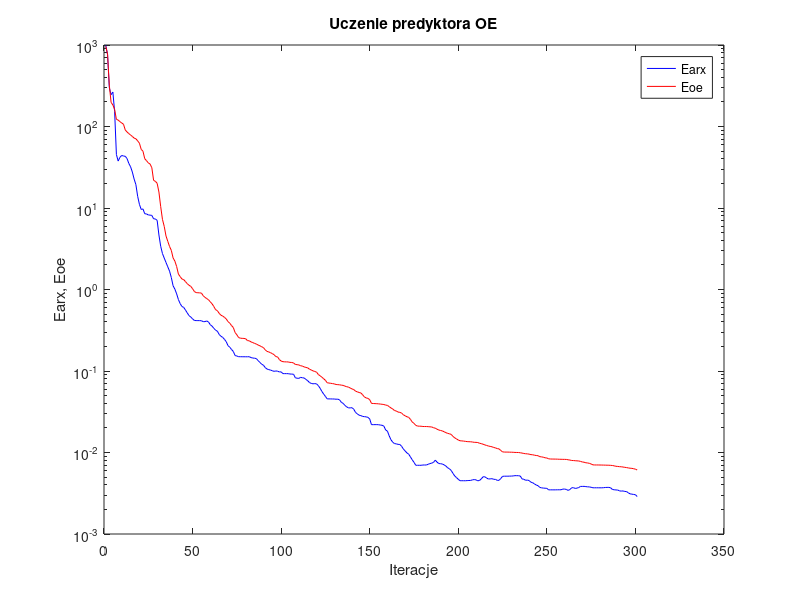
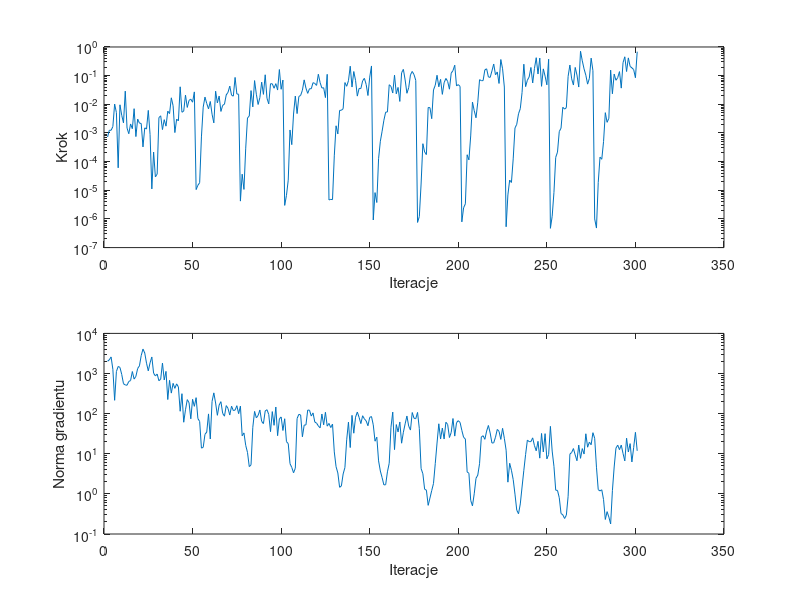

Here is the MATLAB script that generated these plots, in order:
%uczenie predyktora oe
clear all;
n=0; farx(n+1)=9.868261e+002; foe(n+1)=9.627800e+002; wspucz(n+1)=0.000000e+000; ng(n+1)=0.000000e+000;
%odnowa zmiennej metryki
n=1; farx(n+1)=7.675839e+002; foe(n+1)=7.736014e+002; krok(n+1)=7.240164e-004; ng(n+1)=2.024671e+003;
n=2; farx(n+1)=2.991325e+002; foe(n+1)=3.203181e+002; krok(n+1)=1.240093e-003; ng(n+1)=2.188897e+003;
n=3; farx(n+1)=2.457846e+002; foe(n+1)=1.976549e+002; krok(n+1)=1.237443e-003; ng(n+1)=2.591206e+003;
n=4; farx(n+1)=2.645667e+002; foe(n+1)=1.838186e+002; krok(n+1)=1.667309e-003; ng(n+1)=1.273775e+003;
n=5; farx(n+1)=1.521796e+002; foe(n+1)=1.621166e+002; krok(n+1)=1.021537e-002; ng(n+1)=2.149774e+002;
n=6; farx(n+1)=4.530862e+001; foe(n+1)=1.224247e+002; krok(n+1)=5.137451e-003; ng(n+1)=1.122045e+003;
n=7; farx(n+1)=3.765774e+001; foe(n+1)=1.199478e+002; krok(n+1)=6.076507e-005; ng(n+1)=1.500038e+003;
n=8; farx(n+1)=4.187503e+001; foe(n+1)=1.147304e+002; krok(n+1)=9.600724e-003; ng(n+1)=1.419687e+003;
n=9; farx(n+1)=4.413644e+001; foe(n+1)=1.104055e+002; krok(n+1)=4.153710e-003; ng(n+1)=9.511199e+002;
n=10; farx(n+1)=4.344924e+001; foe(n+1)=1.066461e+002; krok(n+1)=2.251271e-003; ng(n+1)=5.562289e+002;
n=11; farx(n+1)=4.309886e+001; foe(n+1)=9.067164e+001; krok(n+1)=2.876670e-002; ng(n+1)=5.199743e+002;
n=12; farx(n+1)=4.047851e+001; foe(n+1)=8.576767e+001; krok(n+1)=1.486486e-003; ng(n+1)=5.092940e+002;
n=13; farx(n+1)=3.525340e+001; foe(n+1)=8.181360e+001; krok(n+1)=9.396257e-004; ng(n+1)=6.355069e+002;
n=14; farx(n+1)=3.205479e+001; foe(n+1)=7.862736e+001; krok(n+1)=2.063028e-003; ng(n+1)=6.679146e+002;
n=15; farx(n+1)=2.760632e+001; foe(n+1)=7.549343e+001; krok(n+1)=1.407851e-003; ng(n+1)=1.121118e+003;
n=16; farx(n+1)=2.266436e+001; foe(n+1)=7.204588e+001; krok(n+1)=7.032104e-003; ng(n+1)=7.267293e+002;
n=17; farx(n+1)=1.935378e+001; foe(n+1)=7.075212e+001; krok(n+1)=7.476124e-004; ng(n+1)=8.499349e+002;
n=18; farx(n+1)=1.391175e+001; foe(n+1)=6.663682e+001; krok(n+1)=3.065383e-003; ng(n+1)=1.334869e+003;
n=19; farx(n+1)=1.107750e+001; foe(n+1)=6.232899e+001; krok(n+1)=2.201622e-003; ng(n+1)=1.551680e+003;
n=20; farx(n+1)=9.597630e+000; foe(n+1)=5.238848e+001; krok(n+1)=2.141344e-003; ng(n+1)=2.798150e+003;
n=21; farx(n+1)=9.740125e+000; foe(n+1)=4.974924e+001; krok(n+1)=3.259007e-004; ng(n+1)=4.067070e+003;
n=22; farx(n+1)=8.502244e+000; foe(n+1)=4.022591e+001; krok(n+1)=1.505777e-003; ng(n+1)=3.244424e+003;
n=23; farx(n+1)=8.458142e+000; foe(n+1)=3.807900e+001; krok(n+1)=1.369522e-003; ng(n+1)=1.807823e+003;
n=24; farx(n+1)=8.217303e+000; foe(n+1)=3.578958e+001; krok(n+1)=6.130766e-003; ng(n+1)=1.165288e+003;
n=25; farx(n+1)=8.180826e+000; foe(n+1)=3.465070e+001; krok(n+1)=8.861138e-004; ng(n+1)=1.848319e+003;
%odnowa zmiennej metryki
n=26; farx(n+1)=8.111595e+000; foe(n+1)=3.119427e+001; krok(n+1)=1.115447e-005; ng(n+1)=2.582523e+003;
n=27; farx(n+1)=7.369770e+000; foe(n+1)=2.182586e+001; krok(n+1)=2.154098e-004; ng(n+1)=1.017442e+003;
n=28; farx(n+1)=7.338687e+000; foe(n+1)=2.124605e+001; krok(n+1)=2.941717e-005; ng(n+1)=8.693819e+002;
n=29; farx(n+1)=7.056639e+000; foe(n+1)=2.010367e+001; krok(n+1)=3.651596e-005; ng(n+1)=9.704067e+002;
n=30; farx(n+1)=4.671773e+000; foe(n+1)=1.570075e+001; krok(n+1)=3.442371e-003; ng(n+1)=6.608175e+002;
n=31; farx(n+1)=3.392832e+000; foe(n+1)=1.040521e+001; krok(n+1)=3.966104e-003; ng(n+1)=7.238306e+002;
n=32; farx(n+1)=2.761394e+000; foe(n+1)=7.253867e+000; krok(n+1)=1.310706e-003; ng(n+1)=1.822195e+003;
n=33; farx(n+1)=2.428887e+000; foe(n+1)=5.944580e+000; krok(n+1)=2.909519e-003; ng(n+1)=6.914689e+002;
n=34; farx(n+1)=2.145831e+000; foe(n+1)=4.536589e+000; krok(n+1)=1.728033e-003; ng(n+1)=1.130923e+003;
n=35; farx(n+1)=1.898118e+000; foe(n+1)=3.902026e+000; krok(n+1)=5.770731e-003; ng(n+1)=2.246814e+002;
n=36; farx(n+1)=1.681017e+000; foe(n+1)=3.371799e+000; krok(n+1)=4.738412e-003; ng(n+1)=6.762319e+002;
n=37; farx(n+1)=1.402938e+000; foe(n+1)=3.022349e+000; krok(n+1)=1.685330e-002; ng(n+1)=3.249380e+002;
n=38; farx(n+1)=1.111041e+000; foe(n+1)=2.441197e+000; krok(n+1)=8.929289e-003; ng(n+1)=5.686557e+002;
n=39; farx(n+1)=1.010512e+000; foe(n+1)=2.228962e+000; krok(n+1)=1.031567e-003; ng(n+1)=4.268240e+002;
n=40; farx(n+1)=8.849380e-001; foe(n+1)=1.915157e+000; krok(n+1)=3.035901e-003; ng(n+1)=5.521295e+002;
n=41; farx(n+1)=7.530321e-001; foe(n+1)=1.546050e+000; krok(n+1)=2.647020e-003; ng(n+1)=4.613911e+002;
n=42; farx(n+1)=6.704713e-001; foe(n+1)=1.439499e+000; krok(n+1)=4.077788e-002; ng(n+1)=1.146266e+002;
n=43; farx(n+1)=6.187747e-001; foe(n+1)=1.345361e+000; krok(n+1)=5.274350e-003; ng(n+1)=3.140934e+002;
n=44; farx(n+1)=6.027702e-001; foe(n+1)=1.322066e+000; krok(n+1)=5.829556e-003; ng(n+1)=6.108116e+001;
n=45; farx(n+1)=5.591252e-001; foe(n+1)=1.248154e+000; krok(n+1)=2.091551e-002; ng(n+1)=1.248699e+002;
n=46; farx(n+1)=5.163138e-001; foe(n+1)=1.179917e+000; krok(n+1)=7.779251e-003; ng(n+1)=2.235962e+002;
n=47; farx(n+1)=4.780849e-001; foe(n+1)=1.126552e+000; krok(n+1)=1.370811e-002; ng(n+1)=1.875881e+002;
n=48; farx(n+1)=4.589495e-001; foe(n+1)=1.091799e+000; krok(n+1)=1.511435e-002; ng(n+1)=7.425600e+001;
n=49; farx(n+1)=4.363117e-001; foe(n+1)=1.022515e+000; krok(n+1)=1.184956e-002; ng(n+1)=2.276815e+002;
n=50; farx(n+1)=4.171271e-001; foe(n+1)=9.457018e-001; krok(n+1)=2.709456e-002; ng(n+1)=1.521734e+002;
%odnowa zmiennej metryki
n=51; farx(n+1)=4.153802e-001; foe(n+1)=9.161170e-001; krok(n+1)=1.057446e-005; ng(n+1)=2.501666e+002;
n=52; farx(n+1)=4.152017e-001; foe(n+1)=9.123723e-001; krok(n+1)=1.496279e-005; ng(n+1)=7.539301e+001;
n=53; farx(n+1)=4.150136e-001; foe(n+1)=9.093810e-001; krok(n+1)=1.835442e-005; ng(n+1)=6.377491e+001;
n=54; farx(n+1)=4.138132e-001; foe(n+1)=9.038619e-001; krok(n+1)=7.286945e-004; ng(n+1)=1.381059e+001;
n=55; farx(n+1)=4.032557e-001; foe(n+1)=8.395306e-001; krok(n+1)=7.981858e-003; ng(n+1)=1.448876e+001;
n=56; farx(n+1)=4.036553e-001; foe(n+1)=8.009663e-001; krok(n+1)=1.785641e-002; ng(n+1)=3.050025e+001;
n=57; farx(n+1)=4.113669e-001; foe(n+1)=7.731815e-001; krok(n+1)=1.063635e-002; ng(n+1)=3.474174e+001;
n=58; farx(n+1)=3.991452e-001; foe(n+1)=7.484574e-001; krok(n+1)=6.947618e-003; ng(n+1)=9.846053e+001;
n=59; farx(n+1)=3.697771e-001; foe(n+1)=7.055398e-001; krok(n+1)=1.254246e-002; ng(n+1)=2.333831e+001;
n=60; farx(n+1)=3.550533e-001; foe(n+1)=6.676908e-001; krok(n+1)=4.502543e-003; ng(n+1)=2.016263e+002;
n=61; farx(n+1)=3.342198e-001; foe(n+1)=6.183202e-001; krok(n+1)=2.249238e-003; ng(n+1)=3.293025e+002;
n=62; farx(n+1)=3.166779e-001; foe(n+1)=5.652790e-001; krok(n+1)=2.865057e-002; ng(n+1)=1.840276e+002;
n=63; farx(n+1)=3.079092e-001; foe(n+1)=5.501690e-001; krok(n+1)=1.121665e-002; ng(n+1)=9.090959e+001;
n=64; farx(n+1)=2.809834e-001; foe(n+1)=5.099621e-001; krok(n+1)=1.941426e-002; ng(n+1)=1.637437e+002;
n=65; farx(n+1)=2.671586e-001; foe(n+1)=4.840585e-001; krok(n+1)=5.637357e-003; ng(n+1)=1.988725e+002;
n=66; farx(n+1)=2.585654e-001; foe(n+1)=4.721148e-001; krok(n+1)=9.249437e-003; ng(n+1)=1.012393e+002;
n=67; farx(n+1)=2.447013e-001; foe(n+1)=4.553447e-001; krok(n+1)=1.004449e-002; ng(n+1)=8.637656e+001;
n=68; farx(n+1)=2.289033e-001; foe(n+1)=4.355862e-001; krok(n+1)=2.128042e-002; ng(n+1)=1.584971e+002;
n=69; farx(n+1)=2.045684e-001; foe(n+1)=4.037789e-001; krok(n+1)=2.610641e-002; ng(n+1)=1.349878e+002;
n=70; farx(n+1)=1.957438e-001; foe(n+1)=3.858764e-001; krok(n+1)=4.305393e-002; ng(n+1)=9.222025e+001;
n=71; farx(n+1)=1.835513e-001; foe(n+1)=3.608812e-001; krok(n+1)=2.079162e-002; ng(n+1)=1.533247e+002;
n=72; farx(n+1)=1.736461e-001; foe(n+1)=3.416694e-001; krok(n+1)=1.927372e-002; ng(n+1)=1.194076e+002;
n=73; farx(n+1)=1.547204e-001; foe(n+1)=2.965955e-001; krok(n+1)=8.662598e-002; ng(n+1)=1.227277e+002;
n=74; farx(n+1)=1.527580e-001; foe(n+1)=2.781357e-001; krok(n+1)=2.284436e-002; ng(n+1)=1.577742e+002;
n=75; farx(n+1)=1.498264e-001; foe(n+1)=2.570577e-001; krok(n+1)=2.243330e-002; ng(n+1)=9.986838e+001;
%odnowa zmiennej metryki
n=76; farx(n+1)=1.497619e-001; foe(n+1)=2.527745e-001; krok(n+1)=4.189792e-006; ng(n+1)=1.539722e+002;
n=77; farx(n+1)=1.496102e-001; foe(n+1)=2.514866e-001; krok(n+1)=3.646823e-005; ng(n+1)=2.799628e+001;
n=78; farx(n+1)=1.495639e-001; foe(n+1)=2.510389e-001; krok(n+1)=1.071362e-005; ng(n+1)=3.306742e+001;
n=79; farx(n+1)=1.494790e-001; foe(n+1)=2.485066e-001; krok(n+1)=2.952315e-004; ng(n+1)=1.617702e+001;
n=80; farx(n+1)=1.494317e-001; foe(n+1)=2.357078e-001; krok(n+1)=3.334617e-003; ng(n+1)=1.080718e+001;
n=81; farx(n+1)=1.498321e-001; foe(n+1)=2.348052e-001; krok(n+1)=3.902711e-003; ng(n+1)=4.780598e+000;
n=82; farx(n+1)=1.461221e-001; foe(n+1)=2.274814e-001; krok(n+1)=3.006981e-002; ng(n+1)=5.298719e+000;
n=83; farx(n+1)=1.442413e-001; foe(n+1)=2.232317e-001; krok(n+1)=8.130648e-003; ng(n+1)=4.564163e+001;
n=84; farx(n+1)=1.435730e-001; foe(n+1)=2.180074e-001; krok(n+1)=6.721749e-002; ng(n+1)=1.136546e+002;
n=85; farx(n+1)=1.420005e-001; foe(n+1)=2.142550e-001; krok(n+1)=2.243330e-002; ng(n+1)=7.869732e+001;
n=86; farx(n+1)=1.342220e-001; foe(n+1)=2.083561e-001; krok(n+1)=9.852969e-003; ng(n+1)=9.013476e+001;
n=87; farx(n+1)=1.273617e-001; foe(n+1)=2.039527e-001; krok(n+1)=1.725161e-002; ng(n+1)=1.232370e+002;
n=88; farx(n+1)=1.212148e-001; foe(n+1)=1.985591e-001; krok(n+1)=5.927401e-002; ng(n+1)=6.408920e+001;
n=89; farx(n+1)=1.178557e-001; foe(n+1)=1.937726e-001; krok(n+1)=2.223039e-002; ng(n+1)=5.649218e+001;
n=90; farx(n+1)=1.102300e-001; foe(n+1)=1.818994e-001; krok(n+1)=1.072012e-001; ng(n+1)=1.164746e+002;
n=91; farx(n+1)=1.057450e-001; foe(n+1)=1.741054e-001; krok(n+1)=1.625772e-002; ng(n+1)=1.255012e+002;
n=92; farx(n+1)=1.040851e-001; foe(n+1)=1.713481e-001; krok(n+1)=1.033570e-002; ng(n+1)=9.563912e+001;
n=93; farx(n+1)=1.026099e-001; foe(n+1)=1.677565e-001; krok(n+1)=5.213103e-002; ng(n+1)=3.556619e+001;
n=94; farx(n+1)=1.008014e-001; foe(n+1)=1.635573e-001; krok(n+1)=5.197516e-002; ng(n+1)=1.123833e+002;
n=95; farx(n+1)=9.907389e-002; foe(n+1)=1.586167e-001; krok(n+1)=3.631321e-002; ng(n+1)=5.114606e+001;
n=96; farx(n+1)=1.001294e-001; foe(n+1)=1.502315e-001; krok(n+1)=5.258261e-002; ng(n+1)=1.462700e+002;
n=97; farx(n+1)=9.945790e-002; foe(n+1)=1.488966e-001; krok(n+1)=3.144138e-002; ng(n+1)=2.821976e+001;
n=98; farx(n+1)=9.740700e-002; foe(n+1)=1.380179e-001; krok(n+1)=1.634459e-001; ng(n+1)=7.382803e+001;
n=99; farx(n+1)=9.756370e-002; foe(n+1)=1.325319e-001; krok(n+1)=3.345123e-002; ng(n+1)=8.281815e+001;
n=100; farx(n+1)=9.287892e-002; foe(n+1)=1.301892e-001; krok(n+1)=7.000904e-002; ng(n+1)=3.802146e+001;
%odnowa zmiennej metryki
n=101; farx(n+1)=9.286998e-002; foe(n+1)=1.295245e-001; krok(n+1)=2.969678e-006; ng(n+1)=7.461764e+001;
n=102; farx(n+1)=9.282640e-002; foe(n+1)=1.293900e-001; krok(n+1)=6.631510e-006; ng(n+1)=2.001787e+001;
n=103; farx(n+1)=9.273912e-002; foe(n+1)=1.291575e-001; krok(n+1)=2.253084e-005; ng(n+1)=1.794566e+001;
n=104; farx(n+1)=9.182060e-002; foe(n+1)=1.275918e-001; krok(n+1)=1.271814e-003; ng(n+1)=5.672690e+000;
n=105; farx(n+1)=9.165732e-002; foe(n+1)=1.273089e-001; krok(n+1)=3.909578e-004; ng(n+1)=4.564874e+000;
n=106; farx(n+1)=9.125181e-002; foe(n+1)=1.255711e-001; krok(n+1)=4.573216e-003; ng(n+1)=3.353943e+000;
n=107; farx(n+1)=8.266543e-002; foe(n+1)=1.203584e-001; krok(n+1)=1.939776e-002; ng(n+1)=4.357734e+000;
n=108; farx(n+1)=8.152820e-002; foe(n+1)=1.196203e-001; krok(n+1)=4.742276e-003; ng(n+1)=7.552944e+001;
n=109; farx(n+1)=8.124369e-002; foe(n+1)=1.186973e-001; krok(n+1)=1.881905e-002; ng(n+1)=9.627684e+001;
n=110; farx(n+1)=8.355821e-002; foe(n+1)=1.160459e-001; krok(n+1)=2.038894e-002; ng(n+1)=9.250053e+001;
n=111; farx(n+1)=8.260527e-002; foe(n+1)=1.148577e-001; krok(n+1)=3.096569e-002; ng(n+1)=2.647175e+001;
n=112; farx(n+1)=8.208068e-002; foe(n+1)=1.122494e-001; krok(n+1)=7.119534e-002; ng(n+1)=5.171555e+001;
n=113; farx(n+1)=7.878696e-002; foe(n+1)=1.106299e-001; krok(n+1)=3.651364e-002; ng(n+1)=5.239995e+001;
n=114; farx(n+1)=7.600344e-002; foe(n+1)=1.092675e-001; krok(n+1)=2.407667e-002; ng(n+1)=1.228588e+002;
n=115; farx(n+1)=7.216239e-002; foe(n+1)=1.052062e-001; krok(n+1)=3.497807e-002; ng(n+1)=1.217985e+002;
n=116; farx(n+1)=7.042907e-002; foe(n+1)=1.029475e-001; krok(n+1)=3.481722e-002; ng(n+1)=8.711170e+001;
n=117; farx(n+1)=6.959788e-002; foe(n+1)=1.003954e-001; krok(n+1)=5.695205e-002; ng(n+1)=1.041799e+002;
n=118; farx(n+1)=7.006197e-002; foe(n+1)=9.866080e-002; krok(n+1)=5.335388e-002; ng(n+1)=6.167099e+001;
n=119; farx(n+1)=6.948827e-002; foe(n+1)=9.687746e-002; krok(n+1)=4.568872e-002; ng(n+1)=5.809152e+001;
n=120; farx(n+1)=6.609906e-002; foe(n+1)=9.051207e-002; krok(n+1)=1.120145e-001; ng(n+1)=4.932866e+001;
n=121; farx(n+1)=6.139942e-002; foe(n+1)=8.738071e-002; krok(n+1)=5.694364e-002; ng(n+1)=4.420768e+001;
n=122; farx(n+1)=5.611503e-002; foe(n+1)=8.390940e-002; krok(n+1)=3.699775e-002; ng(n+1)=9.781030e+001;
n=123; farx(n+1)=5.213410e-002; foe(n+1)=8.035963e-002; krok(n+1)=3.783561e-002; ng(n+1)=5.258021e+001;
n=124; farx(n+1)=4.874891e-002; foe(n+1)=7.680261e-002; krok(n+1)=1.713076e-002; ng(n+1)=1.081568e+002;
n=125; farx(n+1)=4.550778e-002; foe(n+1)=7.173264e-002; krok(n+1)=1.111619e-001; ng(n+1)=4.882162e+001;
%odnowa zmiennej metryki
n=126; farx(n+1)=4.548061e-002; foe(n+1)=7.114906e-002; krok(n+1)=4.594495e-006; ng(n+1)=5.706974e+001;
n=127; farx(n+1)=4.544696e-002; foe(n+1)=7.064796e-002; krok(n+1)=4.811020e-006; ng(n+1)=4.496971e+001;
n=128; farx(n+1)=4.536951e-002; foe(n+1)=7.008086e-002; krok(n+1)=4.728179e-006; ng(n+1)=5.491268e+001;
n=129; farx(n+1)=4.533763e-002; foe(n+1)=6.947303e-002; krok(n+1)=1.592395e-004; ng(n+1)=1.112106e+001;
n=130; farx(n+1)=4.504414e-002; foe(n+1)=6.829938e-002; krok(n+1)=1.779752e-003; ng(n+1)=4.761364e+000;
n=131; farx(n+1)=4.514873e-002; foe(n+1)=6.800274e-002; krok(n+1)=9.232346e-004; ng(n+1)=3.326955e+000;
n=132; farx(n+1)=4.420427e-002; foe(n+1)=6.771525e-002; krok(n+1)=6.130766e-003; ng(n+1)=1.459183e+000;
n=133; farx(n+1)=4.121638e-002; foe(n+1)=6.705119e-002; krok(n+1)=6.192369e-003; ng(n+1)=1.576286e+000;
n=134; farx(n+1)=4.010006e-002; foe(n+1)=6.662082e-002; krok(n+1)=7.007869e-003; ng(n+1)=3.142105e+000;
n=135; farx(n+1)=3.780905e-002; foe(n+1)=6.522023e-002; krok(n+1)=5.730115e-002; ng(n+1)=4.533072e+000;
n=136; farx(n+1)=3.631746e-002; foe(n+1)=6.421542e-002; krok(n+1)=4.254539e-002; ng(n+1)=2.226806e+001;
n=137; farx(n+1)=3.525229e-002; foe(n+1)=6.340752e-002; krok(n+1)=6.677458e-002; ng(n+1)=6.138132e+001;
n=138; farx(n+1)=3.530370e-002; foe(n+1)=6.187685e-002; krok(n+1)=2.134155e-001; ng(n+1)=1.428236e+001;
n=139; farx(n+1)=3.545320e-002; foe(n+1)=6.025490e-002; krok(n+1)=4.002904e-002; ng(n+1)=9.064053e+001;
n=140; farx(n+1)=3.394316e-002; foe(n+1)=5.917271e-002; krok(n+1)=1.392836e-001; ng(n+1)=3.254263e+001;
n=141; farx(n+1)=3.102391e-002; foe(n+1)=5.653070e-002; krok(n+1)=6.864555e-002; ng(n+1)=8.160821e+001;
n=142; farx(n+1)=2.980647e-002; foe(n+1)=5.553916e-002; krok(n+1)=1.932256e-002; ng(n+1)=1.095204e+002;
n=143; farx(n+1)=2.869789e-002; foe(n+1)=5.447671e-002; krok(n+1)=3.582758e-002; ng(n+1)=8.080700e+001;
n=144; farx(n+1)=2.835218e-002; foe(n+1)=5.376809e-002; krok(n+1)=3.542231e-002; ng(n+1)=5.649128e+001;
n=145; farx(n+1)=2.770681e-002; foe(n+1)=5.110146e-002; krok(n+1)=6.589702e-002; ng(n+1)=8.856428e+001;
n=146; farx(n+1)=2.752882e-002; foe(n+1)=4.804795e-002; krok(n+1)=8.061847e-002; ng(n+1)=7.396911e+001;
n=147; farx(n+1)=2.737503e-002; foe(n+1)=4.673158e-002; krok(n+1)=4.904612e-002; ng(n+1)=6.563669e+001;
n=148; farx(n+1)=2.699168e-002; foe(n+1)=4.612259e-002; krok(n+1)=2.025137e-002; ng(n+1)=4.991907e+001;
n=149; farx(n+1)=2.576671e-002; foe(n+1)=4.445974e-002; krok(n+1)=8.877087e-002; ng(n+1)=8.077383e+001;
n=150; farx(n+1)=2.196010e-002; foe(n+1)=4.005196e-002; krok(n+1)=2.176076e-001; ng(n+1)=8.460190e+001;
%odnowa zmiennej metryki
n=151; farx(n+1)=2.196347e-002; foe(n+1)=3.993247e-002; krok(n+1)=9.198926e-007; ng(n+1)=5.261773e+001;
n=152; farx(n+1)=2.197684e-002; foe(n+1)=3.979614e-002; krok(n+1)=8.295367e-006; ng(n+1)=2.055647e+001;
n=153; farx(n+1)=2.197928e-002; foe(n+1)=3.971049e-002; krok(n+1)=3.744041e-006; ng(n+1)=2.592100e+001;
n=154; farx(n+1)=2.192772e-002; foe(n+1)=3.953448e-002; krok(n+1)=1.270414e-004; ng(n+1)=6.646633e+000;
n=155; farx(n+1)=2.172367e-002; foe(n+1)=3.930403e-002; krok(n+1)=5.143592e-004; ng(n+1)=3.713020e+000;
n=156; farx(n+1)=2.157212e-002; foe(n+1)=3.904679e-002; krok(n+1)=1.152461e-003; ng(n+1)=2.534817e+000;
n=157; farx(n+1)=2.104425e-002; foe(n+1)=3.878808e-002; krok(n+1)=2.778799e-003; ng(n+1)=1.674374e+000;
n=158; farx(n+1)=1.889456e-002; foe(n+1)=3.817504e-002; krok(n+1)=5.320104e-003; ng(n+1)=1.694514e+000;
n=159; farx(n+1)=1.827863e-002; foe(n+1)=3.787252e-002; krok(n+1)=5.402185e-003; ng(n+1)=3.548056e+000;
n=160; farx(n+1)=1.600636e-002; foe(n+1)=3.649264e-002; krok(n+1)=4.818488e-002; ng(n+1)=5.789821e+000;
n=161; farx(n+1)=1.433409e-002; foe(n+1)=3.520990e-002; krok(n+1)=4.219480e-002; ng(n+1)=4.586029e+001;
n=162; farx(n+1)=1.337380e-002; foe(n+1)=3.416595e-002; krok(n+1)=2.477353e-002; ng(n+1)=1.092532e+002;
n=163; farx(n+1)=1.285446e-002; foe(n+1)=3.271841e-002; krok(n+1)=1.041001e-001; ng(n+1)=1.267923e+001;
n=164; farx(n+1)=1.276925e-002; foe(n+1)=3.229354e-002; krok(n+1)=2.319637e-002; ng(n+1)=5.339109e+001;
n=165; farx(n+1)=1.258799e-002; foe(n+1)=3.134951e-002; krok(n+1)=3.882853e-002; ng(n+1)=3.496515e+001;
n=166; farx(n+1)=1.254353e-002; foe(n+1)=3.109739e-002; krok(n+1)=1.258748e-002; ng(n+1)=6.194272e+001;
n=167; farx(n+1)=1.192024e-002; foe(n+1)=3.047352e-002; krok(n+1)=1.261335e-001; ng(n+1)=1.832803e+001;
n=168; farx(n+1)=1.103346e-002; foe(n+1)=2.903176e-002; krok(n+1)=1.653712e-001; ng(n+1)=3.440963e+001;
n=169; farx(n+1)=1.044706e-002; foe(n+1)=2.821493e-002; krok(n+1)=7.045190e-002; ng(n+1)=5.573525e+001;
n=170; farx(n+1)=9.886290e-003; foe(n+1)=2.746311e-002; krok(n+1)=2.426108e-002; ng(n+1)=8.723411e+001;
n=171; farx(n+1)=9.536971e-003; foe(n+1)=2.698801e-002; krok(n+1)=3.783561e-002; ng(n+1)=4.896365e+001;
n=172; farx(n+1)=8.820931e-003; foe(n+1)=2.550555e-002; krok(n+1)=1.067078e-001; ng(n+1)=3.896519e+001;
n=173; farx(n+1)=8.138801e-003; foe(n+1)=2.367237e-002; krok(n+1)=1.400181e-001; ng(n+1)=1.066565e+002;
n=174; farx(n+1)=7.566847e-003; foe(n+1)=2.277414e-002; krok(n+1)=1.088405e-001; ng(n+1)=7.685433e+001;
n=175; farx(n+1)=6.972287e-003; foe(n+1)=2.152675e-002; krok(n+1)=6.827250e-002; ng(n+1)=7.476716e+001;
%odnowa zmiennej metryki
n=176; farx(n+1)=6.970273e-003; foe(n+1)=2.111124e-002; krok(n+1)=7.554899e-007; ng(n+1)=1.073557e+002;
n=177; farx(n+1)=6.967751e-003; foe(n+1)=2.102727e-002; krok(n+1)=1.209359e-006; ng(n+1)=4.243467e+001;
n=178; farx(n+1)=6.966856e-003; foe(n+1)=2.101317e-002; krok(n+1)=1.657502e-005; ng(n+1)=4.283196e+000;
n=179; farx(n+1)=7.023946e-003; foe(n+1)=2.084754e-002; krok(n+1)=4.220039e-004; ng(n+1)=3.177946e+000;
n=180; farx(n+1)=7.025738e-003; foe(n+1)=2.083435e-002; krok(n+1)=2.171131e-004; ng(n+1)=1.307633e+000;
n=181; farx(n+1)=7.027621e-003; foe(n+1)=2.082424e-002; krok(n+1)=1.758667e-004; ng(n+1)=1.238697e+000;
n=182; farx(n+1)=7.172700e-003; foe(n+1)=2.076340e-002; krok(n+1)=7.741423e-003; ng(n+1)=5.178858e-001;
n=183; farx(n+1)=7.308767e-003; foe(n+1)=2.065226e-002; krok(n+1)=7.632150e-003; ng(n+1)=7.850709e-001;
n=184; farx(n+1)=7.412006e-003; foe(n+1)=2.058131e-002; krok(n+1)=3.151553e-003; ng(n+1)=1.211104e+000;
n=185; farx(n+1)=7.557938e-003; foe(n+1)=2.014143e-002; krok(n+1)=3.172883e-002; ng(n+1)=1.814429e+000;
n=186; farx(n+1)=8.063550e-003; foe(n+1)=1.987629e-002; krok(n+1)=4.614317e-002; ng(n+1)=5.686338e+000;
n=187; farx(n+1)=7.620712e-003; foe(n+1)=1.931367e-002; krok(n+1)=1.031518e-001; ng(n+1)=1.850836e+001;
n=188; farx(n+1)=7.319490e-003; foe(n+1)=1.886919e-002; krok(n+1)=4.077788e-002; ng(n+1)=5.586792e+001;
n=189; farx(n+1)=7.287912e-003; foe(n+1)=1.862476e-002; krok(n+1)=7.413078e-002; ng(n+1)=2.329643e+001;
n=190; farx(n+1)=7.220342e-003; foe(n+1)=1.839713e-002; krok(n+1)=2.223039e-002; ng(n+1)=4.374061e+001;
n=191; farx(n+1)=7.053423e-003; foe(n+1)=1.797327e-002; krok(n+1)=5.671128e-002; ng(n+1)=2.333217e+001;
n=192; farx(n+1)=6.815061e-003; foe(n+1)=1.752564e-002; krok(n+1)=8.000730e-002; ng(n+1)=6.097524e+001;
n=193; farx(n+1)=6.494873e-003; foe(n+1)=1.716103e-002; krok(n+1)=6.288276e-002; ng(n+1)=5.365568e+001;
n=194; farx(n+1)=6.311954e-003; foe(n+1)=1.697070e-002; krok(n+1)=3.369650e-002; ng(n+1)=2.540904e+001;
n=195; farx(n+1)=6.021296e-003; foe(n+1)=1.667507e-002; krok(n+1)=1.221144e-001; ng(n+1)=3.394688e+001;
n=196; farx(n+1)=5.541893e-003; foe(n+1)=1.575556e-002; krok(n+1)=1.498842e-001; ng(n+1)=7.558440e+001;
n=197; farx(n+1)=5.148754e-003; foe(n+1)=1.512636e-002; krok(n+1)=2.317569e-001; ng(n+1)=2.755748e+001;
n=198; farx(n+1)=4.917200e-003; foe(n+1)=1.466944e-002; krok(n+1)=4.382471e-002; ng(n+1)=5.963220e+001;
n=199; farx(n+1)=4.686162e-003; foe(n+1)=1.422859e-002; krok(n+1)=4.864952e-002; ng(n+1)=6.676508e+001;
n=200; farx(n+1)=4.507757e-003; foe(n+1)=1.393111e-002; krok(n+1)=4.218186e-002; ng(n+1)=6.046766e+001;
%odnowa zmiennej metryki
n=201; farx(n+1)=4.506611e-003; foe(n+1)=1.387838e-002; krok(n+1)=7.909590e-007; ng(n+1)=3.823314e+001;
n=202; farx(n+1)=4.505413e-003; foe(n+1)=1.380501e-002; krok(n+1)=2.460280e-006; ng(n+1)=2.573383e+001;
n=203; farx(n+1)=4.501106e-003; foe(n+1)=1.370553e-002; krok(n+1)=3.371192e-006; ng(n+1)=2.328918e+001;
n=204; farx(n+1)=4.522153e-003; foe(n+1)=1.360587e-002; krok(n+1)=1.736749e-004; ng(n+1)=3.519784e+000;
n=205; farx(n+1)=4.534470e-003; foe(n+1)=1.356301e-002; krok(n+1)=1.151008e-004; ng(n+1)=3.265288e+000;
n=206; farx(n+1)=4.543403e-003; foe(n+1)=1.354083e-002; krok(n+1)=7.861003e-004; ng(n+1)=6.919235e-001;
n=207; farx(n+1)=4.619132e-003; foe(n+1)=1.345116e-002; krok(n+1)=1.195410e-002; ng(n+1)=5.028572e-001;
n=208; farx(n+1)=4.652420e-003; foe(n+1)=1.333347e-002; krok(n+1)=5.967206e-003; ng(n+1)=1.006242e+000;
n=209; farx(n+1)=4.616578e-003; foe(n+1)=1.332006e-002; krok(n+1)=3.388445e-003; ng(n+1)=2.445143e+000;
n=210; farx(n+1)=4.497385e-003; foe(n+1)=1.325406e-002; krok(n+1)=1.181377e-002; ng(n+1)=2.935462e+000;
n=211; farx(n+1)=4.538478e-003; foe(n+1)=1.297715e-002; krok(n+1)=7.233428e-002; ng(n+1)=5.645997e+000;
n=212; farx(n+1)=4.751098e-003; foe(n+1)=1.285691e-002; krok(n+1)=6.677458e-002; ng(n+1)=2.611348e+001;
n=213; farx(n+1)=5.040961e-003; foe(n+1)=1.262727e-002; krok(n+1)=6.692082e-002; ng(n+1)=2.821069e+001;
n=214; farx(n+1)=5.034735e-003; foe(n+1)=1.239145e-002; krok(n+1)=1.591991e-001; ng(n+1)=2.290276e+001;
n=215; farx(n+1)=4.855689e-003; foe(n+1)=1.220107e-002; krok(n+1)=1.732520e-001; ng(n+1)=3.678656e+001;
n=216; farx(n+1)=4.732993e-003; foe(n+1)=1.201352e-002; krok(n+1)=9.004374e-002; ng(n+1)=5.069359e+001;
n=217; farx(n+1)=4.745187e-003; foe(n+1)=1.187995e-002; krok(n+1)=8.693674e-002; ng(n+1)=3.283341e+001;
n=218; farx(n+1)=4.775494e-003; foe(n+1)=1.175855e-002; krok(n+1)=1.465272e-001; ng(n+1)=1.847134e+001;
n=219; farx(n+1)=4.686770e-003; foe(n+1)=1.152504e-002; krok(n+1)=2.543102e-001; ng(n+1)=1.877705e+001;
n=220; farx(n+1)=4.679861e-003; foe(n+1)=1.139287e-002; krok(n+1)=1.067078e-001; ng(n+1)=2.588642e+001;
n=221; farx(n+1)=4.553029e-003; foe(n+1)=1.116083e-002; krok(n+1)=1.347359e-001; ng(n+1)=4.041601e+001;
n=222; farx(n+1)=4.557785e-003; foe(n+1)=1.108053e-002; krok(n+1)=5.335388e-002; ng(n+1)=3.621618e+001;
n=223; farx(n+1)=4.799069e-003; foe(n+1)=1.057771e-002; krok(n+1)=3.655097e-001; ng(n+1)=2.279861e+001;
n=224; farx(n+1)=5.100602e-003; foe(n+1)=1.018333e-002; krok(n+1)=1.738735e-001; ng(n+1)=4.304918e+001;
n=225; farx(n+1)=5.120342e-003; foe(n+1)=1.012448e-002; krok(n+1)=4.002904e-002; ng(n+1)=2.427467e+001;
%odnowa zmiennej metryki
n=226; farx(n+1)=5.120523e-003; foe(n+1)=1.011898e-002; krok(n+1)=5.337230e-007; ng(n+1)=1.227615e+001;
n=227; farx(n+1)=5.120882e-003; foe(n+1)=1.011731e-002; krok(n+1)=6.891598e-006; ng(n+1)=1.960214e+000;
n=228; farx(n+1)=5.131168e-003; foe(n+1)=1.009328e-002; krok(n+1)=2.273062e-005; ng(n+1)=5.791436e+000;
n=229; farx(n+1)=5.139298e-003; foe(n+1)=1.008368e-002; krok(n+1)=1.871916e-005; ng(n+1)=3.882089e+000;
n=230; farx(n+1)=5.157848e-003; foe(n+1)=1.006168e-002; krok(n+1)=1.246876e-004; ng(n+1)=2.271672e+000;
n=231; farx(n+1)=5.202233e-003; foe(n+1)=1.002094e-002; krok(n+1)=1.486486e-003; ng(n+1)=9.854518e-001;
n=232; farx(n+1)=5.195821e-003; foe(n+1)=1.001059e-002; krok(n+1)=2.005784e-003; ng(n+1)=3.944136e-001;
n=233; farx(n+1)=5.192517e-003; foe(n+1)=9.997132e-003; krok(n+1)=4.669112e-003; ng(n+1)=3.193925e-001;
n=234; farx(n+1)=5.141559e-003; foe(n+1)=9.928706e-003; krok(n+1)=7.032104e-003; ng(n+1)=5.619871e-001;
n=235; farx(n+1)=4.742332e-003; foe(n+1)=9.841442e-003; krok(n+1)=2.580064e-002; ng(n+1)=1.485378e+000;
n=236; farx(n+1)=4.695546e-003; foe(n+1)=9.731199e-003; krok(n+1)=2.507212e-001; ng(n+1)=3.857152e+000;
n=237; farx(n+1)=4.561555e-003; foe(n+1)=9.658732e-003; krok(n+1)=4.134280e-002; ng(n+1)=9.623272e+000;
n=238; farx(n+1)=4.587898e-003; foe(n+1)=9.623568e-003; krok(n+1)=6.937699e-002; ng(n+1)=2.186719e+001;
n=239; farx(n+1)=4.522537e-003; foe(n+1)=9.545498e-003; krok(n+1)=8.973318e-002; ng(n+1)=2.009295e+001;
n=240; farx(n+1)=4.323170e-003; foe(n+1)=9.419643e-003; krok(n+1)=1.931257e-001; ng(n+1)=2.006563e+001;
n=241; farx(n+1)=4.258292e-003; foe(n+1)=9.382167e-003; krok(n+1)=5.558094e-002; ng(n+1)=2.490636e+001;
n=242; farx(n+1)=4.112170e-003; foe(n+1)=9.266724e-003; krok(n+1)=1.794664e-001; ng(n+1)=1.589766e+001;
n=243; farx(n+1)=3.992001e-003; foe(n+1)=9.186662e-003; krok(n+1)=4.228884e-001; ng(n+1)=1.186276e+001;
n=244; farx(n+1)=3.916330e-003; foe(n+1)=9.133850e-003; krok(n+1)=1.141951e-001; ng(n+1)=2.041627e+001;
n=245; farx(n+1)=3.730980e-003; foe(n+1)=8.896105e-003; krok(n+1)=4.104871e-001; ng(n+1)=7.776760e+000;
n=246; farx(n+1)=3.685489e-003; foe(n+1)=8.837752e-003; krok(n+1)=4.242564e-002; ng(n+1)=3.205565e+001;
n=247; farx(n+1)=3.660371e-003; foe(n+1)=8.754355e-003; krok(n+1)=1.722157e-001; ng(n+1)=1.110285e+001;
n=248; farx(n+1)=3.645876e-003; foe(n+1)=8.612550e-003; krok(n+1)=9.599621e-002; ng(n+1)=3.169384e+001;
n=249; farx(n+1)=3.631264e-003; foe(n+1)=8.565446e-003; krok(n+1)=4.785778e-002; ng(n+1)=7.449239e+000;
n=250; farx(n+1)=3.482113e-003; foe(n+1)=8.372703e-003; krok(n+1)=3.745525e-001; ng(n+1)=9.549922e+000;
%odnowa zmiennej metryki
n=251; farx(n+1)=3.482324e-003; foe(n+1)=8.320170e-003; krok(n+1)=4.700244e-007; ng(n+1)=4.819680e+001;
n=252; farx(n+1)=3.482221e-003; foe(n+1)=8.313576e-003; krok(n+1)=1.244059e-006; ng(n+1)=1.166811e+001;
n=253; farx(n+1)=3.480560e-003; foe(n+1)=8.304470e-003; krok(n+1)=8.423638e-006; ng(n+1)=4.857627e+000;
n=254; farx(n+1)=3.482429e-003; foe(n+1)=8.297721e-003; krok(n+1)=1.407870e-004; ng(n+1)=1.236365e+000;
n=255; farx(n+1)=3.487751e-003; foe(n+1)=8.286984e-003; krok(n+1)=2.141893e-004; ng(n+1)=1.220304e+000;
n=256; farx(n+1)=3.487747e-003; foe(n+1)=8.261193e-003; krok(n+1)=1.119612e-003; ng(n+1)=8.046198e-001;
n=257; farx(n+1)=3.489958e-003; foe(n+1)=8.256966e-003; krok(n+1)=1.463096e-003; ng(n+1)=3.241523e-001;
n=258; farx(n+1)=3.555286e-003; foe(n+1)=8.240362e-003; krok(n+1)=7.883344e-003; ng(n+1)=3.014139e-001;
n=259; farx(n+1)=3.559677e-003; foe(n+1)=8.236752e-003; krok(n+1)=6.802533e-003; ng(n+1)=2.438586e-001;
n=260; farx(n+1)=3.523120e-003; foe(n+1)=8.220173e-003; krok(n+1)=7.632150e-003; ng(n+1)=2.940001e-001;
n=261; farx(n+1)=3.427962e-003; foe(n+1)=8.146283e-003; krok(n+1)=9.451019e-002; ng(n+1)=8.690606e-001;
n=262; farx(n+1)=3.514684e-003; foe(n+1)=8.080286e-003; krok(n+1)=2.343012e-001; ng(n+1)=9.803292e+000;
n=263; farx(n+1)=3.691962e-003; foe(n+1)=7.982921e-003; krok(n+1)=7.729026e-002; ng(n+1)=1.076027e+001;
n=264; farx(n+1)=3.701914e-003; foe(n+1)=7.967376e-003; krok(n+1)=4.703530e-002; ng(n+1)=1.348047e+001;
n=265; farx(n+1)=3.626658e-003; foe(n+1)=7.928781e-003; krok(n+1)=1.933624e-001; ng(n+1)=9.335443e+000;
n=266; farx(n+1)=3.655368e-003; foe(n+1)=7.898158e-003; krok(n+1)=1.046893e-001; ng(n+1)=6.696988e+000;
n=267; farx(n+1)=3.716700e-003; foe(n+1)=7.872564e-003; krok(n+1)=4.002904e-002; ng(n+1)=1.647068e+001;
n=268; farx(n+1)=3.840512e-003; foe(n+1)=7.773800e-003; krok(n+1)=7.101669e-001; ng(n+1)=7.690919e+000;
n=269; farx(n+1)=3.833829e-003; foe(n+1)=7.657573e-003; krok(n+1)=3.288994e-001; ng(n+1)=1.345739e+001;
n=270; farx(n+1)=3.843127e-003; foe(n+1)=7.599213e-003; krok(n+1)=1.722157e-001; ng(n+1)=9.855151e+000;
n=271; farx(n+1)=3.816124e-003; foe(n+1)=7.482640e-003; krok(n+1)=1.036878e-001; ng(n+1)=3.147263e+001;
n=272; farx(n+1)=3.789993e-003; foe(n+1)=7.444315e-003; krok(n+1)=5.055608e-002; ng(n+1)=1.456524e+001;
n=273; farx(n+1)=3.784759e-003; foe(n+1)=7.360004e-003; krok(n+1)=8.035594e-002; ng(n+1)=1.949659e+001;
n=274; farx(n+1)=3.741189e-003; foe(n+1)=7.226734e-003; krok(n+1)=4.083285e-001; ng(n+1)=1.678698e+001;
n=275; farx(n+1)=3.690762e-003; foe(n+1)=7.053580e-003; krok(n+1)=1.494116e-001; ng(n+1)=3.350718e+001;
%odnowa zmiennej metryki
n=276; farx(n+1)=3.691061e-003; foe(n+1)=7.033303e-003; krok(n+1)=9.986485e-007; ng(n+1)=2.429130e+001;
n=277; farx(n+1)=3.691099e-003; foe(n+1)=7.032753e-003; krok(n+1)=4.806515e-007; ng(n+1)=4.624469e+000;
n=278; farx(n+1)=3.690229e-003; foe(n+1)=7.031460e-003; krok(n+1)=1.860264e-005; ng(n+1)=1.275485e+000;
n=279; farx(n+1)=3.688787e-003; foe(n+1)=7.022622e-003; krok(n+1)=1.433326e-004; ng(n+1)=1.183830e+000;
n=280; farx(n+1)=3.688992e-003; foe(n+1)=7.015558e-003; krok(n+1)=1.209505e-004; ng(n+1)=1.265565e+000;
n=281; farx(n+1)=3.700408e-003; foe(n+1)=7.005948e-003; krok(n+1)=4.981850e-004; ng(n+1)=7.204896e-001;
n=282; farx(n+1)=3.722755e-003; foe(n+1)=6.997574e-003; krok(n+1)=5.107684e-003; ng(n+1)=2.301758e-001;
n=283; farx(n+1)=3.730371e-003; foe(n+1)=6.985519e-003; krok(n+1)=2.352381e-003; ng(n+1)=3.609859e-001;
n=284; farx(n+1)=3.733481e-003; foe(n+1)=6.980632e-003; krok(n+1)=3.240245e-003; ng(n+1)=2.639955e-001;
n=285; farx(n+1)=3.689468e-003; foe(n+1)=6.954678e-003; krok(n+1)=1.561487e-001; ng(n+1)=1.783402e-001;
n=286; farx(n+1)=3.519189e-003; foe(n+1)=6.927263e-003; krok(n+1)=2.331518e-002; ng(n+1)=1.204185e+000;
n=287; farx(n+1)=3.490153e-003; foe(n+1)=6.862423e-003; krok(n+1)=1.134226e-001; ng(n+1)=4.687036e+000;
n=288; farx(n+1)=3.471419e-003; foe(n+1)=6.773430e-003; krok(n+1)=6.899709e-002; ng(n+1)=1.380839e+001;
n=289; farx(n+1)=3.462454e-003; foe(n+1)=6.748310e-003; krok(n+1)=8.512166e-002; ng(n+1)=1.637981e+001;
n=290; farx(n+1)=3.383787e-003; foe(n+1)=6.700285e-003; krok(n+1)=1.383770e-001; ng(n+1)=1.265551e+001;
n=291; farx(n+1)=3.360028e-003; foe(n+1)=6.685270e-003; krok(n+1)=3.670029e-002; ng(n+1)=1.647631e+001;
n=292; farx(n+1)=3.378136e-003; foe(n+1)=6.633804e-003; krok(n+1)=2.836964e-001; ng(n+1)=1.016034e+001;
n=293; farx(n+1)=3.326605e-003; foe(n+1)=6.577074e-003; krok(n+1)=4.547265e-001; ng(n+1)=6.638821e+000;
n=294; farx(n+1)=3.317635e-003; foe(n+1)=6.531830e-003; krok(n+1)=1.392689e-001; ng(n+1)=2.442709e+001;
n=295; farx(n+1)=3.196981e-003; foe(n+1)=6.466621e-003; krok(n+1)=4.164005e-001; ng(n+1)=1.106152e+001;
n=296; farx(n+1)=3.110558e-003; foe(n+1)=6.416380e-003; krok(n+1)=2.103304e-001; ng(n+1)=1.790763e+001;
n=297; farx(n+1)=3.082017e-003; foe(n+1)=6.388364e-003; krok(n+1)=1.869994e-001; ng(n+1)=6.252664e+000;
n=298; farx(n+1)=3.057435e-003; foe(n+1)=6.322942e-003; krok(n+1)=1.630613e-001; ng(n+1)=1.424700e+001;
n=299; farx(n+1)=3.035081e-003; foe(n+1)=6.242617e-003; krok(n+1)=8.452792e-002; ng(n+1)=3.424252e+001;
n=300; farx(n+1)=2.881717e-003; foe(n+1)=6.099599e-003; krok(n+1)=6.855549e-001; ng(n+1)=1.183944e+001;

figure; semilogy(farx,'b'); hold on; semilogy(foe,'r'); xlabel('Iteracje'); ylabel('Earx, Eoe'); legend('Earx','Eoe'); title('Uczenie predyktora OE');
figure; subplot(2,1,1); semilogy(krok); xlabel('Iteracje'); ylabel('Krok');
subplot(2,1,2); semilogy(ng); xlabel('Iteracje'); ylabel('Norma gradientu');
Earx=farx(n+1)
Eoe=foe(n+1)
